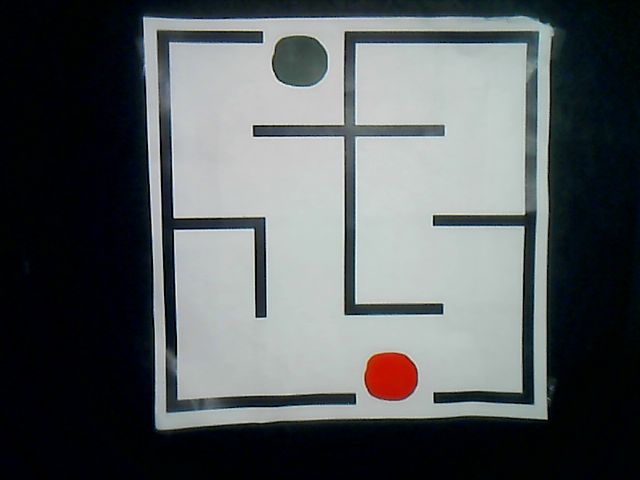
#> input picture part_2_maze_solution/camera_capture.png, 640 x 480 px, found by its file name
$ python 05_unwrap_and_overlay_path.py
#> lines starting #> are read from the running program, lines starting #| are printed output that depends on the picture; after the words box and inside, x2 and y2 are one past the last pixel; in counts of white or black regions, pixels touching at a corner belong together
#!/usr/bin/env python3
"""
unwarp_and_overlay_path.py

Takes path points defined in the warped image coordinates and maps them
back (inverse perspective) to the ORIGINAL image, then overlays the polyline.

Inputs:
  1) Corners JSON (same one used by maze_warp_from_json.py)
  2) Path JSON (produced by the solver; supports 'path_pixels' or 'path_cells')

What it does:
  - Reads corners (TL,TR,BR,BL) and the original image path from the corners JSON.
  - Determines the warped output size (W,H) from --warped-image (recommended) or default name.
  - Computes the inverse perspective transform and applies it to the path points.
  - Draws the path on the original image and saves it.
  - Writes a new JSON with unwarped path pixel points (including start & end).

Examples:
  python unwarp_and_overlay_path.py corners.json solution_path_points.json \
    --warped-image maze_warp.png \
    --out-image original_with_path.png \
    --out-json solution_path_points_unwarped.json

  # If your solver JSON only has path_cells (no path_pixels):
  python unwarp_and_overlay_path.py corners.json solution_path_points.json --from cells

Notes:
  - We treat the path as a polyline:
      [start_circle_px] + cell centers + [end_circle_px]    (when available)
  - If 'path_pixels' is present we prefer it (already includes start/end); you can force
    using 'path_cells' via --from cells.
"""

import argparse
import json
import os
from typing import Tuple, List, Dict, Any
import numpy as np
import cv2


def order_corners(pts: np.ndarray) -> np.ndarray:
    """Ensure TL, TR, BR, BL order."""
    pts = pts.reshape(4, 2).astype(np.float32)
    s = pts.sum(axis=1)
    d = np.diff(pts, axis=1).reshape(-1)
    tl = pts[np.argmin(s)]
    br = pts[np.argmax(s)]
    tr = pts[np.argmin(d)]
    bl = pts[np.argmax(d)]
    return np.array([tl, tr, br, bl], dtype=np.float32)


def read_corners_json(path: str) -> Tuple[np.ndarray, str]:
    """
    Returns: (corners TL,TR,BR,BL as float32 4x2), original_image_path
    """
    """
    Read maze corner coordinates from JSON file.

    TODO:
    - Open JSON file
    - Extract the 4 corner points
    - Return them in consistent order (tl, tr, br, bl)

    Hint:
    - Use json.load
    - You may reuse order_corners(...) if needed
    """
    with open(path, "r", encoding="utf-8") as f:
#> (reads part_2_maze_solution/camera_capture_corners.json from the repository)
        data = json.load(f)
        tl = data["corners"]["TL"]
        tr = data["corners"]["TR"]
        br = data["corners"]["BR"]
        bl = data["corners"]["BL"]
        org_img_path = data["input"]
        pts = np.array([tl, tr, br, bl], dtype=np.float32)
        pts = order_corners(pts)
        return pts, org_img_path


def read_path_json(path: str) -> Dict[str, Any]:
    with open(path, "r", encoding="utf-8") as f:
        return json.load(f)


def collect_polyline_pixels(
    path_data: Dict[str, Any],
    mode: str = "auto"
) -> List[List[float]]:
    """
    Returns a polyline as [[x,y], ...] in WARPED coordinates.
    Priority:
      - if mode=='auto': use 'path_pixels' if present; otherwise build from 'path_cells' (center_px)
      - if mode=='pixels': use 'path_pixels'
      - if mode=='cells': build [start_circle_px] + each cell.center_px + [end_circle_px]
    Ensures start & end are included when available.
    """
    def has_pixels():
        return isinstance(path_data.get("path_pixels"), list) and len(path_data["path_pixels"]) > 0

    def has_cells():
        return isinstance(path_data.get("path_cells"), list) and len(path_data["path_cells"]) > 0

    if mode == "pixels" or (mode == "auto" and has_pixels()):
        # Already includes start/end (as produced by the solver script)
        return [[float(x), float(y)] for x, y in path_data["path_pixels"]]

    if mode == "cells" or (mode == "auto" and not has_pixels() and has_cells()):
        poly: List[List[float]] = []
        # Start dot if present
        if "start_circle_px" in path_data:
            sx, sy = path_data["start_circle_px"]
            poly.append([float(sx), float(sy)])
        # Cell centers in order
        for c in path_data["path_cells"]:
            cx, cy = c["center_px"]
            poly.append([float(cx), float(cy)])
        # End dot if present
        if "end_circle_px" in path_data:
            ex, ey = path_data["end_circle_px"]
            poly.append([float(ex), float(ey)])

        if not poly:
            raise ValueError("No points found in 'path_cells' and no start/end circle pixels provided.")
        return poly

    raise ValueError("Path JSON must contain either 'path_pixels' or 'path_cells'.")


def main():
    ap = argparse.ArgumentParser(description="Unwarp path points and overlay them on the original image.")
    ap.add_argument("--corners_json", default= "part_2_maze_solution/camera_capture_corners.json",help="Corners JSON used for warping.")
    ap.add_argument("--path_json", default= "part_2_maze_solution/solution_path_points.json", help="Path JSON produced by solver.")
    ap.add_argument("--warped-image", default= "part_2_maze_solution/maze_warp.png", help="Path to the warped image used when solving (to read W,H). If omitted, tries 'maze_warp.png'.")
    ap.add_argument("--from", dest="from_mode", default="auto", choices=["auto", "pixels", "cells"],
                    help="Whether to read 'path_pixels' or rebuild from 'path_cells'. Default: auto.")
    ap.add_argument("--out-image", default="part_2_maze_solution/original_with_path.png", help="Output overlay on the ORIGINAL image.")
    ap.add_argument("--out-json", default="part_2_maze_solution/solution_path_points_unwarped.json", help="Output JSON with unwarped points.")
    ap.add_argument("--line-width", type=int, default=5, help="Overlay path width.")
    args = ap.parse_args()

    # --- Load corners + original image path ---
    corners, orig_img_path = read_corners_json(args.corners_json)

    # Resolve original image path relative to the corners.json directory if needed
    if not os.path.isabs(orig_img_path):
        cj_dir = os.path.dirname(os.path.abspath(args.corners_json))
        orig_img_path = os.path.join(cj_dir, orig_img_path)

    orig_img = cv2.imread(orig_img_path, cv2.IMREAD_COLOR)
#> orig_img is the input picture: shape (480, 640, 3); mean B, G, R 93.8, 92.3, 87.1
    if orig_img is None:
        raise SystemExit(f"Could not read original image: {orig_img_path}")

    # --- Determine the warped image size (W,H) that was used for solving ---
    warped_image_path = args.warped_image or "maze_warp.png"
    warped_img = cv2.imread(warped_image_path, cv2.IMREAD_COLOR)
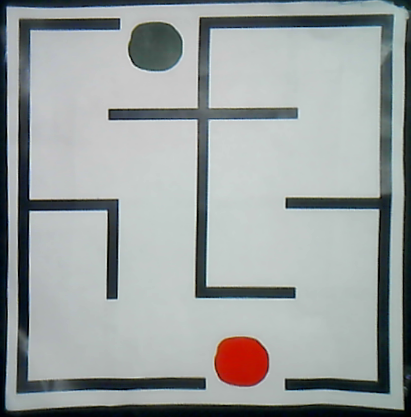
#> input picture part_2_maze_solution/maze_warp.png, 411 x 417 px, found by its file name
#> warped_img is the input picture: shape (417, 411, 3); mean B, G, R 159.7, 160.2, 154.2
    if warped_img is None:
        raise SystemExit(
            f"Could not read warped image '{warped_image_path}'. "
            f"Pass --warped-image to point at the warped PNG used by the solver."
        )
    H, W = warped_img.shape[:2]
#> H = 417; W = 411

    # --- Build inverse perspective transform: rect(W,H) -> original quad(corners) ---
    src_rect = np.array([[0, 0], [W - 1, 0], [W - 1, H - 1], [0, H - 1]], dtype=np.float32)   # warped space
#> src_rect = [[0, 0], [410, 0], [410, 416], [0, 416]]
    dst_quad = corners.astype(np.float32)                                                     # original image space
    M_inv = cv2.getPerspectiveTransform(src_rect, dst_quad)  # maps warped -> original

    # --- Load path JSON and collect a warped-space polyline ---
    path_data = read_path_json(args.path_json)
#> (reads part_2_maze_solution/solution_path_points.json from the repository)
    poly_warped = np.array(collect_polyline_pixels(path_data, mode=args.from_mode), dtype=np.float32).reshape(-1, 1, 2)

    # --- Transform to original-image coordinates ---
    poly_orig = cv2.perspectiveTransform(poly_warped, M_inv).reshape(-1, 2)

    # --- Draw the unwarped path on the original image ---
    img_overlay = orig_img.copy()
    # Convert to list of ints for drawing and for JSON
    poly_orig_int = [(int(round(x)), int(round(y))) for x, y in poly_orig]

    # Draw the polyline
    for i in range(len(poly_orig_int) - 1):
        cv2.line(img_overlay, poly_orig_int[i], poly_orig_int[i + 1], color=(0, 0, 255), thickness=args.line_width)  # red BGR
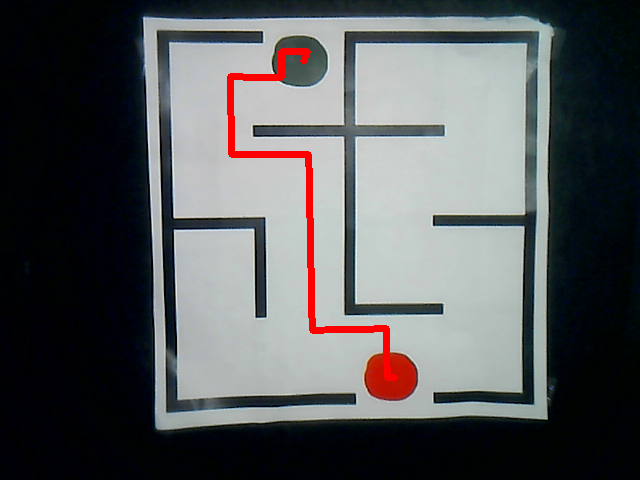
#> img_overlay: shape (480, 640, 3); 1.3% of pixels changed, all inside (x1, y1, x2, y2) = (227, 48, 398, 381)
    # Mark endpoints for clarity
    if len(poly_orig_int) >= 1:
        cv2.circle(img_overlay, poly_orig_int[0], max(6, args.line_width * 2), (0, 255, 0), thickness=3)  # start (green)
    if len(poly_orig_int) >= 2:
        cv2.circle(img_overlay, poly_orig_int[-1], max(6, args.line_width * 2), (0, 0, 255), thickness=3)  # end (red)
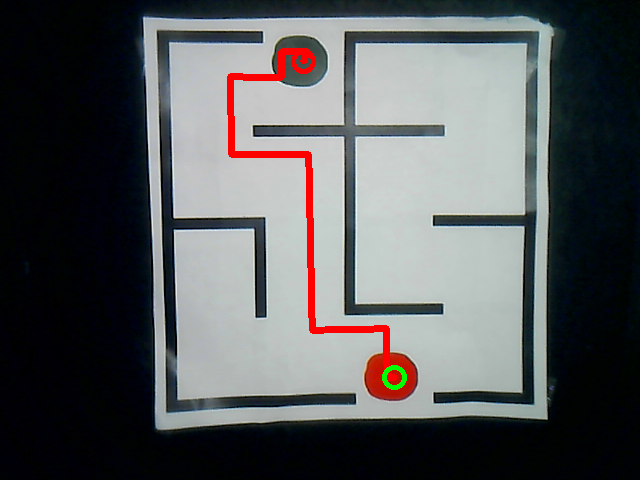
#> img_overlay: shape (480, 640, 3); mean B, G, R 91.5, 90.2, 88

    ok = cv2.imwrite(args.out_image, img_overlay)
    if not ok:
        print("Warning: failed to save overlay image.", flush=True)

    # --- Save unwarped points JSON ---
    out = {
        "source_corners_json": os.path.abspath(args.corners_json),
        "source_path_json": os.path.abspath(args.path_json),
        "original_image": os.path.abspath(orig_img_path),
        "warped_image": os.path.abspath(warped_image_path),
        "unwarped_path_pixels": [[int(x), int(y)] for (x, y) in poly_orig_int],
        "notes": "Polyline points are in ORIGINAL image pixel coordinates. Start and end included if present in input."
    }
    with open(args.out_json, "w", encoding="utf-8") as f:
        json.dump(out, f, indent=2)

    print("Done.")
    print(f" - Overlay image (original space): {args.out_image}")
    print(f" - Unwarped path JSON: {args.out_json}")


if __name__ == "__main__":
    main()
